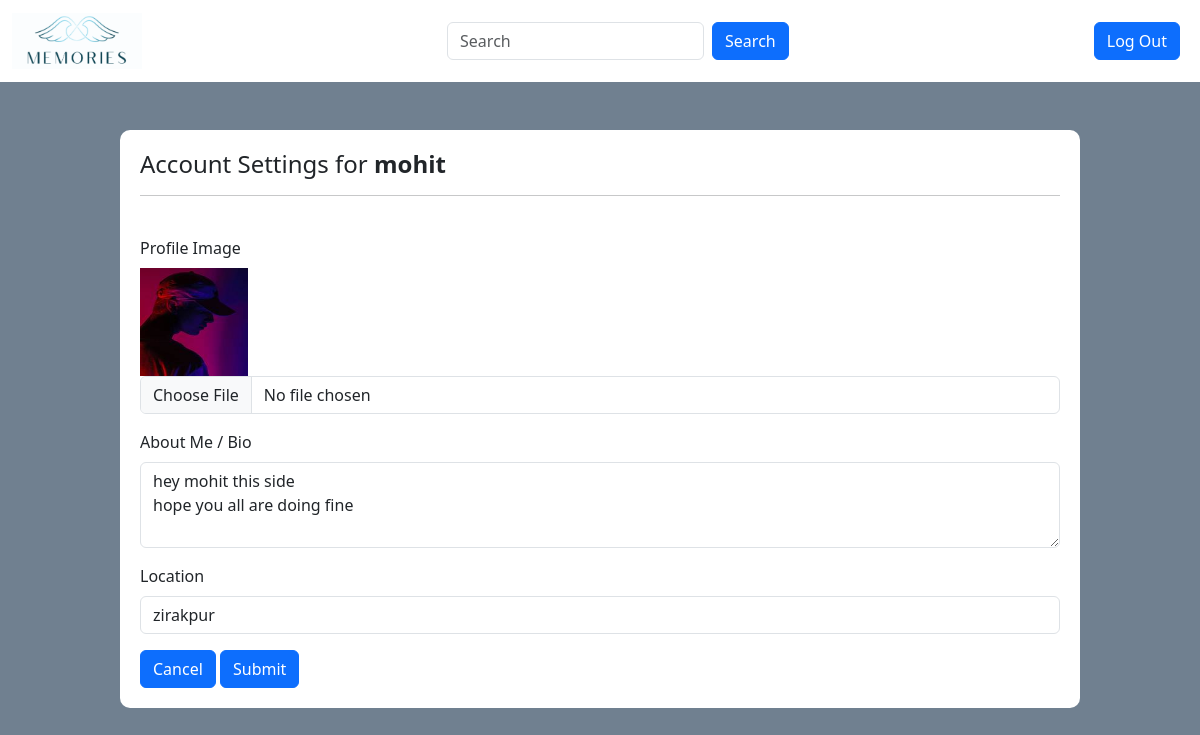
The page /settings/ (signed in) on the database its author committed.
### socialmediawebsite/models.py (models this page shows, shortened)
class Profile(models.Model):
    user = models.ForeignKey(User, on_delete=models.CASCADE)
    id_user = models.IntegerField()
    bio = models.TextField(blank=True)
    profileimg = models.ImageField(upload_to='profile_images', default='blank-profile-picture.png')
    location = models.CharField(max_length=100, blank=True)

### socialmediawebsite/views.py (the view, shortened to what this page needs)
# urls.py: path('settings/',views.settings,name='settings'),
@login_required(login_url='login')
def settings(request):
    user_profile = Profile.objects.get(user=request.user)
    return render(request, 'settings.html', {'user_profile': user_profile})

### templates/settings.html (shortened to what this page needs)
{% load static %}
<!DOCTYPE html>
<html>
<head>
	<link rel="stylesheet" href="https://cdn.jsdelivr.net/npm/bootstrap@5.3.3/dist/css/bootstrap.min.css">
</head>
<body style="background-color: #708090;">
  <nav class="navbar navbar-expand-md navbar-light bg-white">
    <div class="container-fluid">
      <a class="navbar-brand me-auto" href="/home/">
        <img src="{% static 'memories.png' %}" alt="Logo" style="width: 130px;">
      </a>
      <div class="offcanvas offcanvas-end" tabindex="-1" id="offcanvasNavbar" aria-labelledby="offcanvasNavbarLabel">
        <div class="offcanvas-body d-md-flex justify-content-end align-items-center">
          <form action="/search/" method="POST" class="d-flex mx-auto">
            <input name="username" class="form-control me-2" type="search" placeholder="Search" aria-label="Search">
            <button class="btn btn-primary" type="submit">Search</button>
          </form>
            <a class="btn btn-primary me-2" href="/logout/">Log Out</a>
        </div>
      </div>
    </div>
  </nav>
  <div class="bg-white" style="border-radius: 10px; width: 80%; margin: 0 auto; margin-bottom: 15px;" >
	<div class="container mt-5" style="padding: 20px;">
    <h4>Account Settings for <b>{{user.username}}</b></h4>
    <hr>
    <br>
    <form action="" method="POST" enctype="multipart/form-data">
      <div class="mb-3">
        <label for="email" class="form-label">Profile Image</label><br>
        <img width="108" height="108" src="{{user_profile.profileimg.url}}" />
        <input type="file" name="image" class="form-control" id="email"  placeholder="Enter your email">
      </div>
      <div class="mb-3">
        <label for="aboutMe" class="form-label">About Me / Bio</label>
        <textarea name="bio" class="form-control" id="aboutMe" rows="3" placeholder="Tell us about yourself">{{user_profile.bio}}</textarea>
      </div>
      <div class="mb-3">
        <label for="location" class="form-label">Location</label>
        <input name="location" type="text" class="form-control" value="{{user_profile.location}}" id="location" placeholder="Enter your location">
      </div>
      <a href="/home/"><button style="color: white; " type="button" class="btn btn-primary">Cancel </button>
      <button type="submit" class="btn btn-primary">Submit</button></a>
    </form>
  </div>
</div>
</body>
</html>

### templates/settings.html (style rules this page uses)
a { text-decoration: none; }

### rows shown on the page
Profile: profileimg (picture), bio "hey mohit this side hope you all are doing fine", location "zirakpur"

### other values the page prints
{{ user.username }} "mohit"
